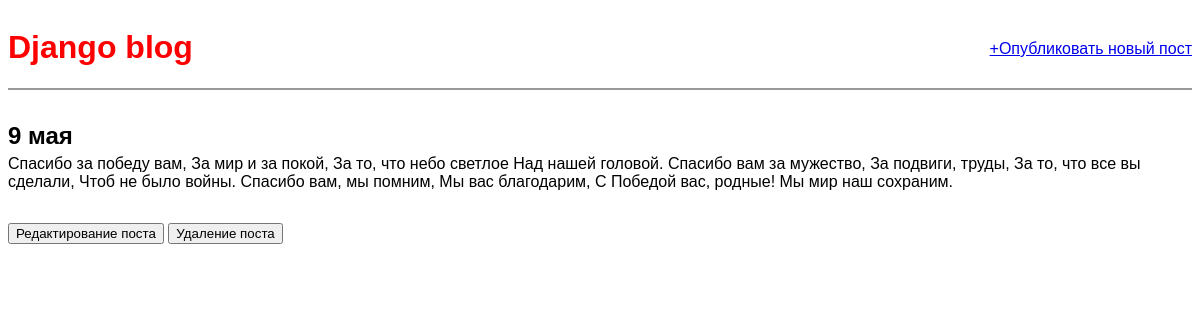
/post/5/, run on the app's committed database.
### blog/models.py (models this page shows, shortened)
class Post(models.Model):
	title = models.CharField(max_length=200)
	author = models.ForeignKey('auth.user', on_delete=models.CASCADE)
	body = models.TextField()
	class Meta:
		verbose_name='Пост'
		verbose_name_plural = 'Посты'

### blog/views.py (the view)
# urls.py: path('post/<int:pk>/', views.BlogDetailView.as_view(), name='post_detail'),
class BlogDetailView(DetailView):
	model = Post
	template_name = 'post_detail.html'

### templates/post_detail.html
{% extends 'base.html' %}
{% block content %}
	<div class="post-entry">
		<h2>{{ post.title }}</h2>
		<p>{{ post.body }}</p>
	</div>
	<input type="button" value="Редактирование поста" onClick="location.href='{% url 'post_edit' post.pk %}'">
	<input type="button" value="Удаление поста" onClick="location.href='{% url 'post_delete' post.pk %}'">
{% endblock content %}

### static/css/base.css (style rules this page uses)
body { font-family: 'Noto Sans JP', sans-serif; font-size: 16px; }
.post-entry { margin-bottom: 2rem; }
.post-entry h2 { margin: 0.3rem 0; }
.post-entry p { margin: 0; font-weight: 400; }

### data on the page
Post: title "9 мая", body "Спасибо за победу вам, За мир и за покой, За то, что небо светлое Над нашей головой. Спасибо вам за мужество, За подвиги, труды, За то, что все вы сделали, Чтоб не было войны. Спасибо вам, мы помним, Мы вас благодарим, С Победой вас, родные! Мы мир наш сохраним.", id "Редактирование поста", id "Удаление поста"
